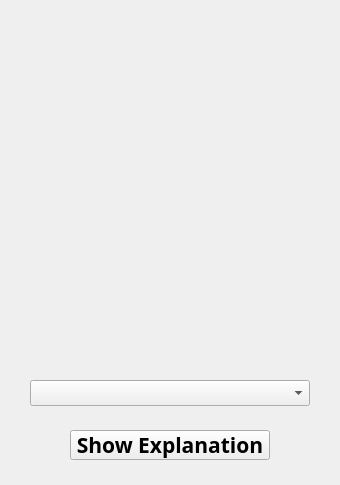
<?xml version="1.0" encoding="UTF-8"?>
<ui version="4.0">
 <class>SingleDecipher</class>
 <widget class="QWidget" name="SingleDecipher">
  <property name="geometry">
   <rect>
    <x>0</x>
    <y>0</y>
    <width>340</width>
    <height>485</height>
   </rect>
  </property>
  <property name="windowTitle">
   <string>Form</string>
  </property>
  <widget class="QLabel" name="card_img">
   <property name="geometry">
    <rect>
     <x>80</x>
     <y>30</y>
     <width>175</width>
     <height>315</height>
    </rect>
   </property>
   <property name="font">
    <font>
     <family>Cormorant Infant SemiBold</family>
     <pointsize>16</pointsize>
     <bold>true</bold>
    </font>
   </property>
   <property name="text">
    <string/>
   </property>
  </widget>
  <widget class="QComboBox" name="single_combo">
   <property name="geometry">
    <rect>
     <x>30</x>
     <y>380</y>
     <width>280</width>
     <height>26</height>
    </rect>
   </property>
   <property name="font">
    <font>
     <family>Cormorant Infant SemiBold</family>
     <pointsize>16</pointsize>
     <bold>true</bold>
    </font>
   </property>
  </widget>
  <widget class="QPushButton" name="decipher_btn">
   <property name="geometry">
    <rect>
     <x>70</x>
     <y>430</y>
     <width>200</width>
     <height>30</height>
    </rect>
   </property>
   <property name="font">
    <font>
     <family>Cormorant Infant SemiBold</family>
     <pointsize>16</pointsize>
     <bold>true</bold>
    </font>
   </property>
   <property name="text">
    <string>Show Explanation</string>
   </property>
  </widget>
 </widget>
 <resources/>
 <connections/>
</ui>
